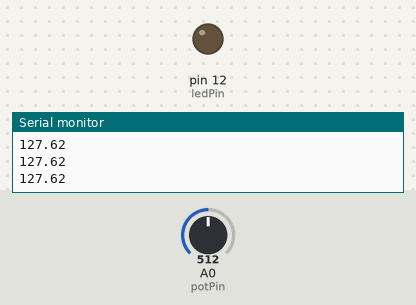
Recording of a sketch running on a simulated Arduino Uno, built with avr-gcc and run on an emulated ATmega328P. Parts: output pins drawn as LEDs (lit = HIGH), the last lines printed to the serial monitor. Inputs (shaded band) come from the test bench; at power-on: A0 (potPin) = 512.

Above: at 1.3 s.
1.4 s: A0 (potPin) set to 531
At 2.2 s:
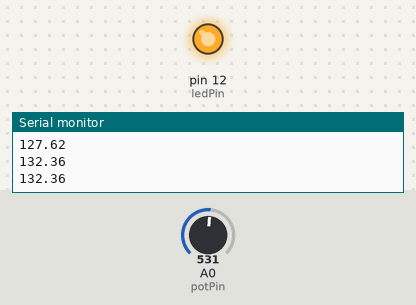
3.0 s: A0 (potPin) set to 511
At 3.5 s:
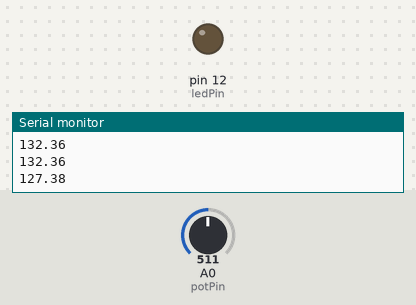
4.5 s: A0 (potPin) set to 716
At 5.9 s:
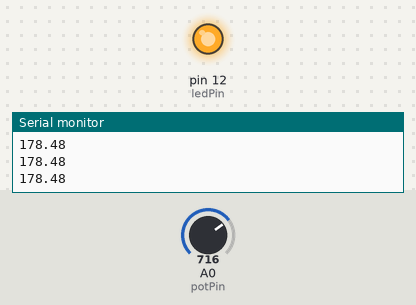
Timing chart, 0 to 7.5 s (numbered marks = the images above; inputs shaded):
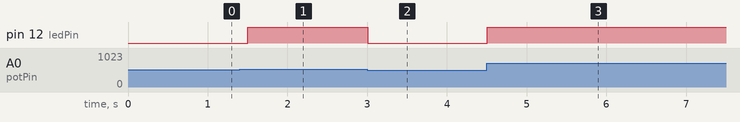

The sketch:

Dimmable_LED.ino
```cpp
//Dimmable LED Project

int ledPin = 12;
int potPin = A0;
int readValue;
float voltageValue;
int delayTime = 500;

void setup() {
  // put your setup code here, to run once:
pinMode(ledPin, OUTPUT);
pinMode(potPin, INPUT);
Serial.begin(9600);
}

void loop() {
  // put your main code here, to run repeatedly:
voltageValue = (255./1023.)*analogRead(potPin);
Serial.println(voltageValue);
analogWrite(ledPin, voltageValue);
delay(delayTime);
}
```

Measured:
- the behaviour switches between 513 and 514 on A0 (potPin) (found by bisection; images 0 and 1)
- after the input at 1.4 s, pin 12 (ledPin): LOW → HIGH after 0.10 s
- after the input at 3.0 s, pin 12 (ledPin): HIGH → LOW at once
- after the input at 4.5 s, pin 12 (ledPin): LOW → HIGH at once
